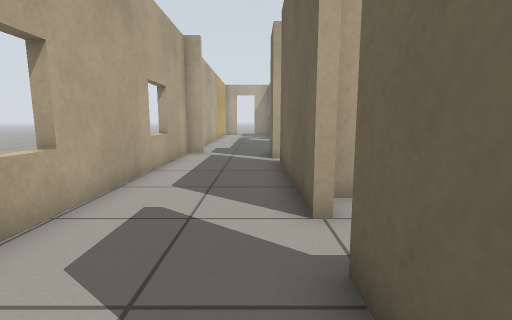
view 1 (above)

16 first-person views from a walk through a Gazebo world. The camera is 0.72 m above the floor, tilts 8° down and sees 85° across. The floor is counted in squares, 0.5 m on a side. Each view is taken from the middle of a square. On the plan, view 1 faces up. The plan holds only what a view shows up to about 14 squares ahead; the rest is blank.

view 2
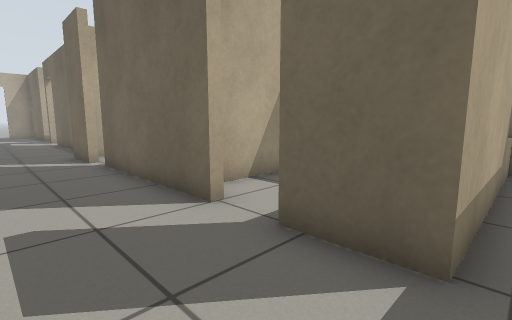

view 3
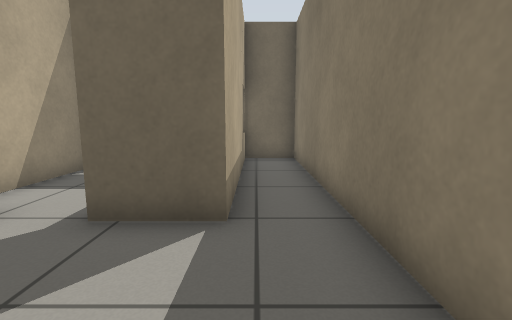

view 4
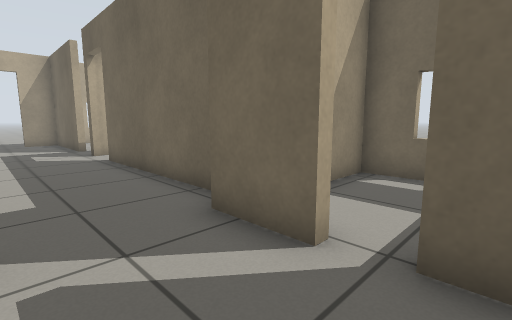

view 5
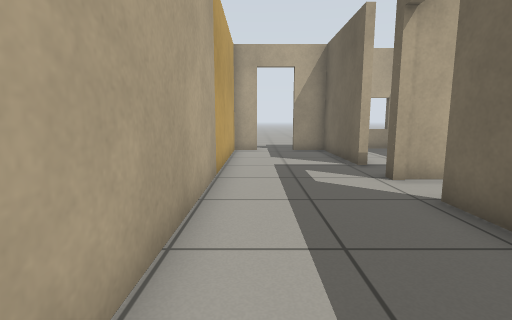

view 6
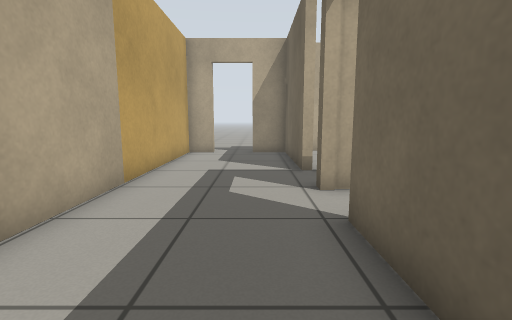

view 7
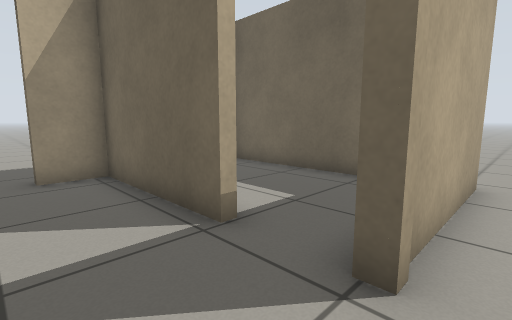

view 8
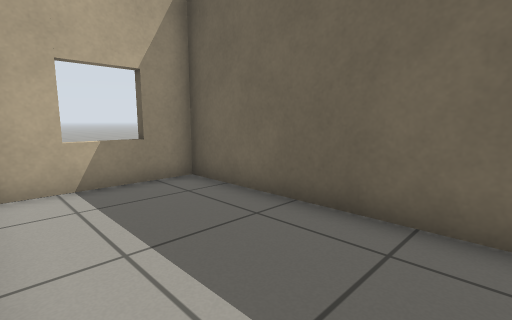

view 9
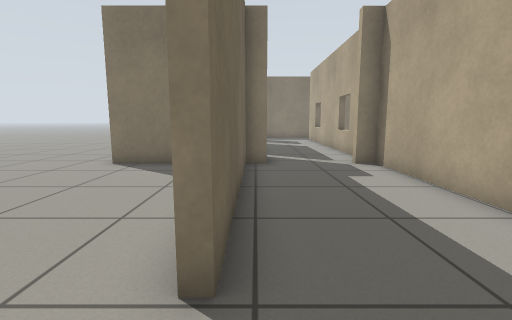

view 10
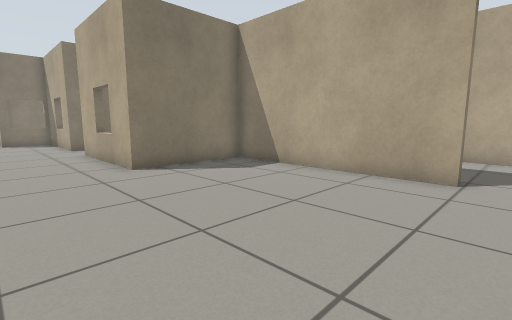

view 11
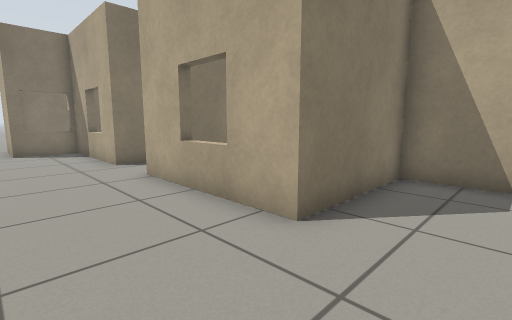

view 12
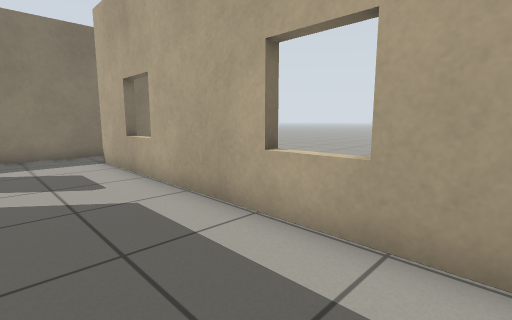

view 13
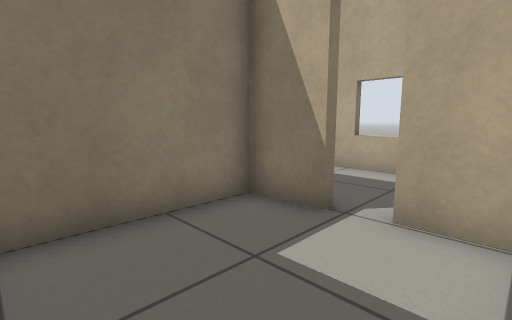

view 14
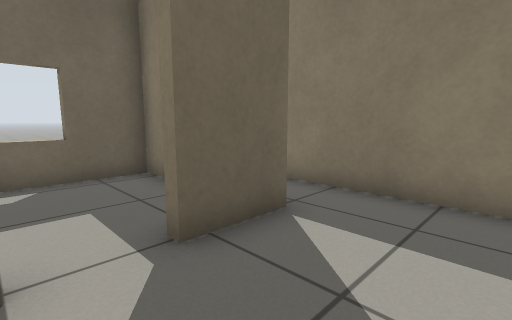

view 15
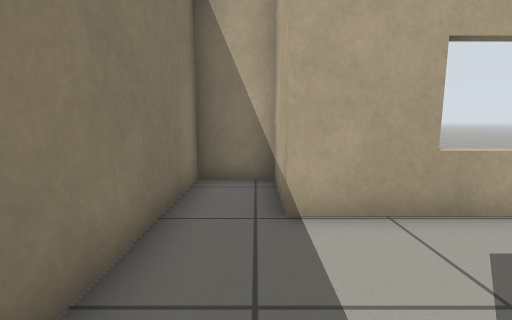

view 16
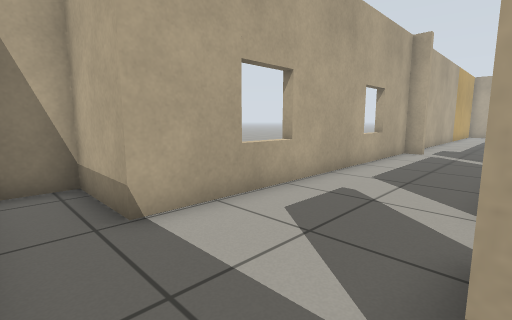

### Floor plan
Ten units are one square. View 1 is at (0, 0); x grows to the right and y downward. Boxes are objects, and circles mark ways between rooms. Rooms are numbered by the first view taken in them; rooms with no view inside come last. Other rooms are left out.
<svg viewBox="-63 -300 149 324">
<path fill="none" stroke="#000" d="M-31 -4 -58 -4 -58 14 78 15 78 -4 9 -4M-24 -127 -24 -124M-31 -124 -31 -4M13 -127 13 -199M6 -106 6 -127M13 -218 13 -221M12 -40 9 -40 9 -97 11 -97M13 -240 13 -288 -2 -288M9 -4 9 -24 13 -24M-19 -288 -31 -288 -31 -127M17 -240 13 -240M60 -230 60 -295 21 -295M64 -218 13 -218M16 -199 16 -127 58 -127 58 -76M47 -54 58 -54 58 -7 81 -7 81 19M11 -97 11 -80 51 -80M9 -120 9 -106M56 -107 56 -124 39 -124M45 -7 56 -7 56 -37M52 -51 14 -51"/>
<circle cx="-10" cy="-15" r="3" fill="#2a7"/>
<circle cx="10" cy="-235" r="3" fill="#2a7"/>
<circle cx="15" cy="-205" r="3" fill="#2a7"/>
<circle cx="10" cy="-100" r="3" fill="#2a7"/>
<circle cx="10" cy="-30" r="3" fill="#2a7"/>
<text x="20" y="0">1</text>
<text x="-10" y="-140">2</text>
<text x="30" y="-260">3</text>
<text x="70" y="-150">4</text>
<text x="30" y="-110">5</text>
<text x="30" y="-30">6</text>
</svg>
Room 1 opens to room 2. Room 2 opens to room 3. Room 2 opens to room 4. Room 2 opens to room 5. Room 2 opens to room 6.

Where each view was taken, in squares from view 1:
view 1: 0 up, 0 right, facing up
view 2: 0 up, 2 left, facing up-right
view 3: 0 up, 3 left, facing right
view 4: 9 up, 2 left, facing up-right
view 5: 15 up, 2 left, facing up
view 6: 16 up, 0 right, facing up
view 7: 21 up, 1 left, facing up-right
view 8: 23 up, 2 right, facing up-right
view 9: 22 up, 1 right, facing down
view 10: 21 up, 9 right, facing down-left
view 11: 15 up, 9 right, facing down-left
view 12: 11 up, 0 right, facing down-left
view 13: 12 up, 5 right, facing down-left
view 14: 4 up, 2 left, facing down-right
view 15: 0 up, 1 right, facing left
view 16: 1 down, 1 right, facing up-left
